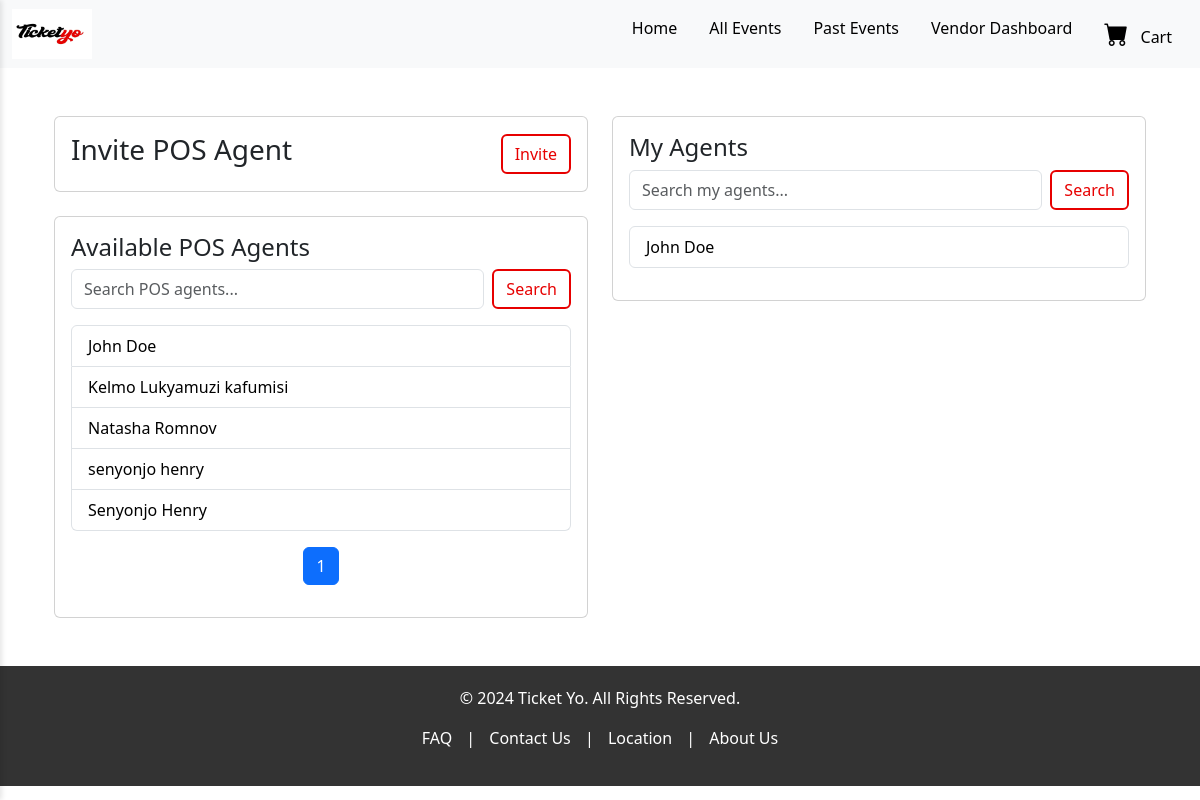
Before: /pos/manage_agents/ (signed in) with the older database file.
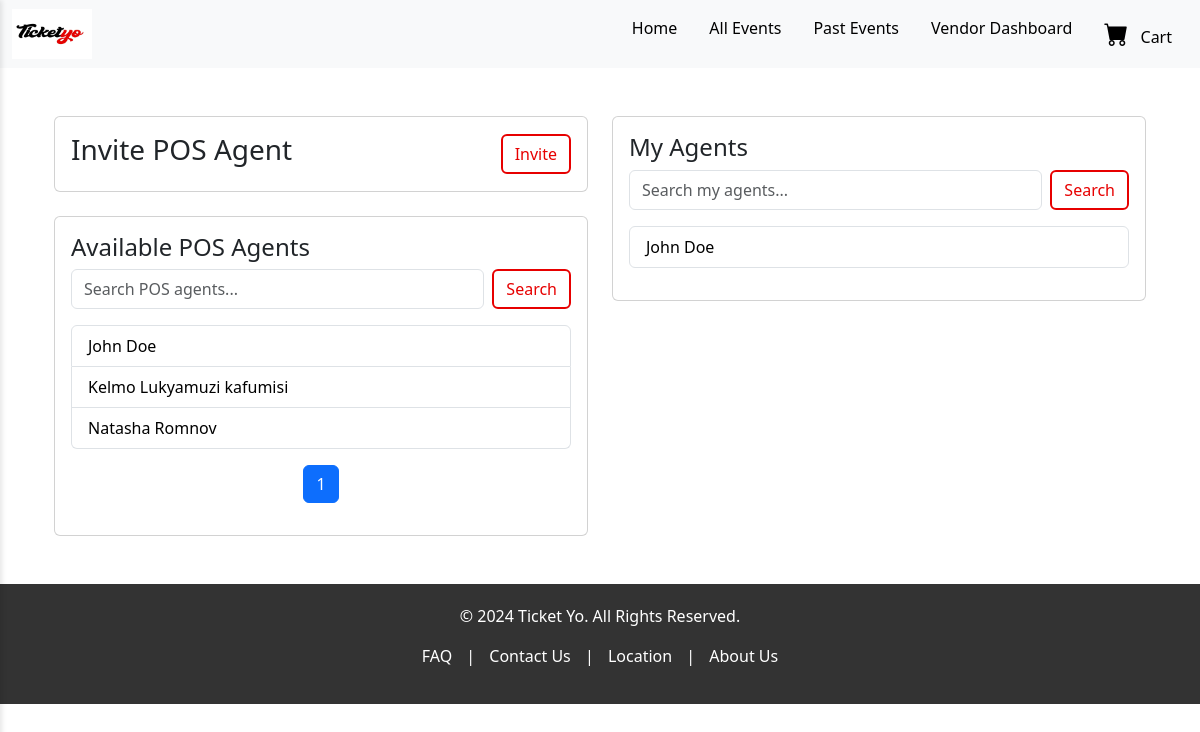
After: the same page with the newer database file.
### accounts/models.py (models this page shows, shortened)
class User(AbstractBaseUser, PermissionsMixin):
    username = models.CharField(max_length=30, unique=True)
    email = models.EmailField(unique=True)
    first_name = models.CharField(max_length=30)
    last_name = models.CharField(max_length=30)
    storename = models.CharField(max_length=50, blank=True, null=True)  # Vendor only
    store_phone = models.CharField(max_length=15, blank=True, null=True)  # Vendor only
    assigned_events = models.ManyToManyField('events.Event', related_name='assigned_agents', blank=True)  # POSAgent only
    is_verified = models.BooleanField(default=False)  # Customer-specific
    verification_code = models.CharField(max_length=6, blank=True, null=True)
    verification_code_created_at = models.DateTimeField(null=True, blank=True)
    is_superuser = models.BooleanField(default=False)
    is_staff = models.BooleanField(default=False)
    is_vendor = models.BooleanField(default=False)
    is_customer = models.BooleanField(default=False)
    is_posagent = models.BooleanField(default=False)
    is_active = models.BooleanField(default=True)
    objects = UserManager()
    USERNAME_FIELD = 'username'
    REQUIRED_FIELDS = ['email', 'first_name', 'last_name']

### vendors/decorators.py (the view)
    def _wrapped_view(request, *args, **kwargs):
        if request.user.is_authenticated and hasattr(request.user, 'is_vendor') and request.user.is_vendor:
            return view_func(request, *args, **kwargs)
        else:
            raise PermissionDenied("You are not allowed to access this page.")  # Return Permission Denied error

### templates/pos/manage_agents.html (shortened to what this page needs)
{% extends 'frontend/base.html' %}
{% block content %}
<div class="container mt-5">
    <div class="row">
        <div class="col-md-6">
            <div class="card mb-4">
                <div class="card-body">
                    <div class="d-flex justify-content-between align-items-center">
                        <h3>Invite POS Agent</h3>
                        <a href="{% url 'invite_pos_agent' %}" class="btn btn-outline-primary btn-custom">Invite</a>
                    </div>
                </div>
            </div>
            <div class="card">
                <div class="card-body">
                    <h4>Available POS Agents</h4>
                    <form method="GET" class="d-flex mb-3">
                        <input type="text" name="search" class="form-control me-2" placeholder="Search POS agents..." value="{{ search_query }}">
                        <button type="submit" class="btn btn-outline-primary btn-custom">Search</button>
                    </form>
                    <ul class="list-group mb-3">
                        {% for agent in available_agents_page %}
                        <li class="list-group-item">
                            <a href="{% url 'pos-agent-detail' agent.id %}" class="text-decoration-none">{{ agent.first_name }} {{ agent.last_name }}</a>
                        </li>
                        {% empty %}
                        <li class="list-group-item">No POS agents available</li>
                        {% endfor %}
                    </ul>
                    <nav aria-label="Page navigation">
                        <ul class="pagination justify-content-center">
                            {% for num in available_agents_page.paginator.page_range %}
                                <li class="page-item {% if available_agents_page.number == num %}active{% endif %}">
                                    <a class="page-link" href="?page={{ num }}&search={{ search_query }}">{{ num }}</a>
                                </li>
                            {% endfor %}
                        </ul>
                    </nav>
                </div>
            </div>
        </div>
        <div class="col-md-6">
            <div class="card">
                <div class="card-body">
                    <h4>My Agents</h4>
                    <form method="GET" class="d-flex mb-3">
                        <input type="text" name="my_agents_search" class="form-control me-2" placeholder="Search my agents..." value="{{ my_agents_search }}">
                        <button type="submit" class="btn btn-outline-primary btn-custom">Search</button>
                    </form>
                    <ul class="list-group mb-3">
                        {% for agent in my_agents %}
                        <li class="list-group-item">
                            <a href="{% url 'pos-agent-events' agent.id %}" class="text-decoration-none">{{ agent.first_name }} {{ agent.last_name }}</a>
                        </li>
                        {% empty %}
                        <li class="list-group-item">No agents available</li>
                        {% endfor %}
                    </ul>
                </div>
            </div>
        </div>
    </div>
</div>
{% endblock %}

Changed rows visible on the page:
removed User: first_name "senyonjo", last_name "henry", shown under "Available POS Agents"
removed User: first_name "Senyonjo", last_name "Henry", shown under "Available POS Agents"
